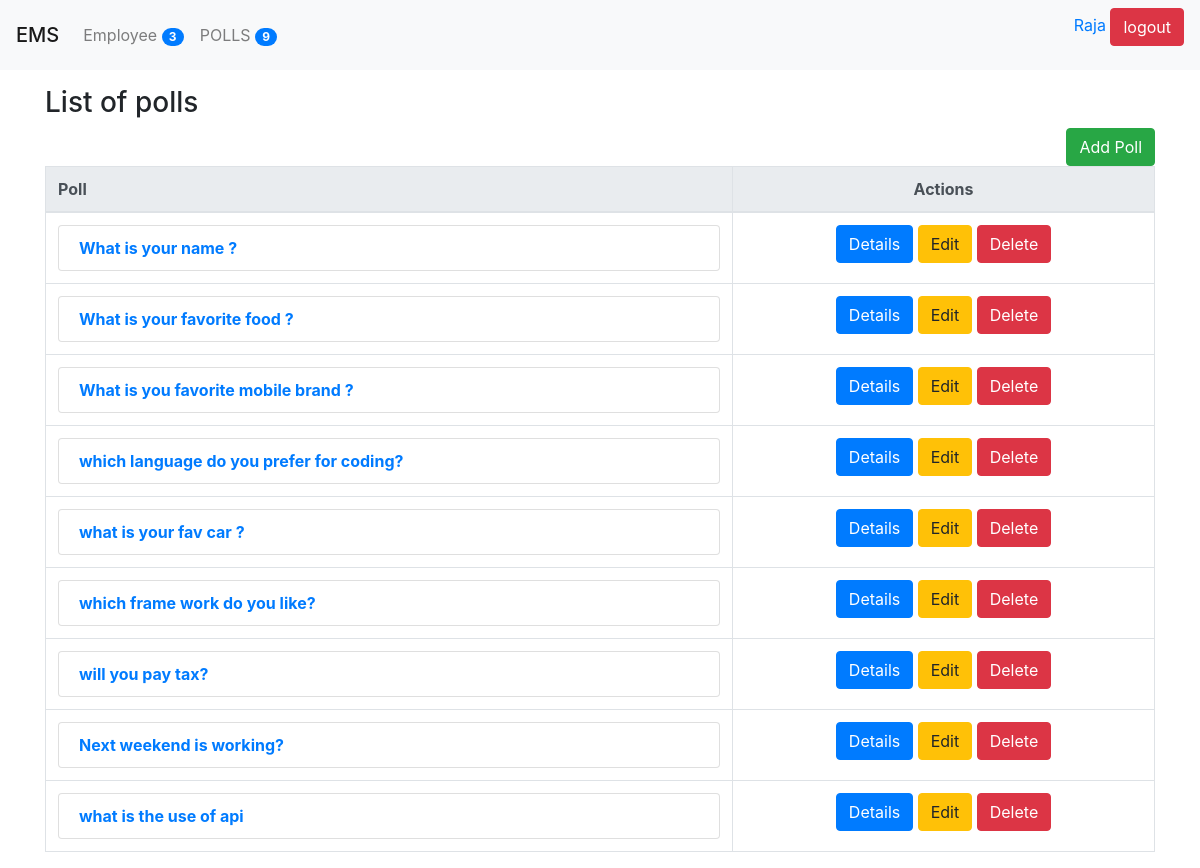
/poll/ (signed in), run on an earlier commit of the app's database.
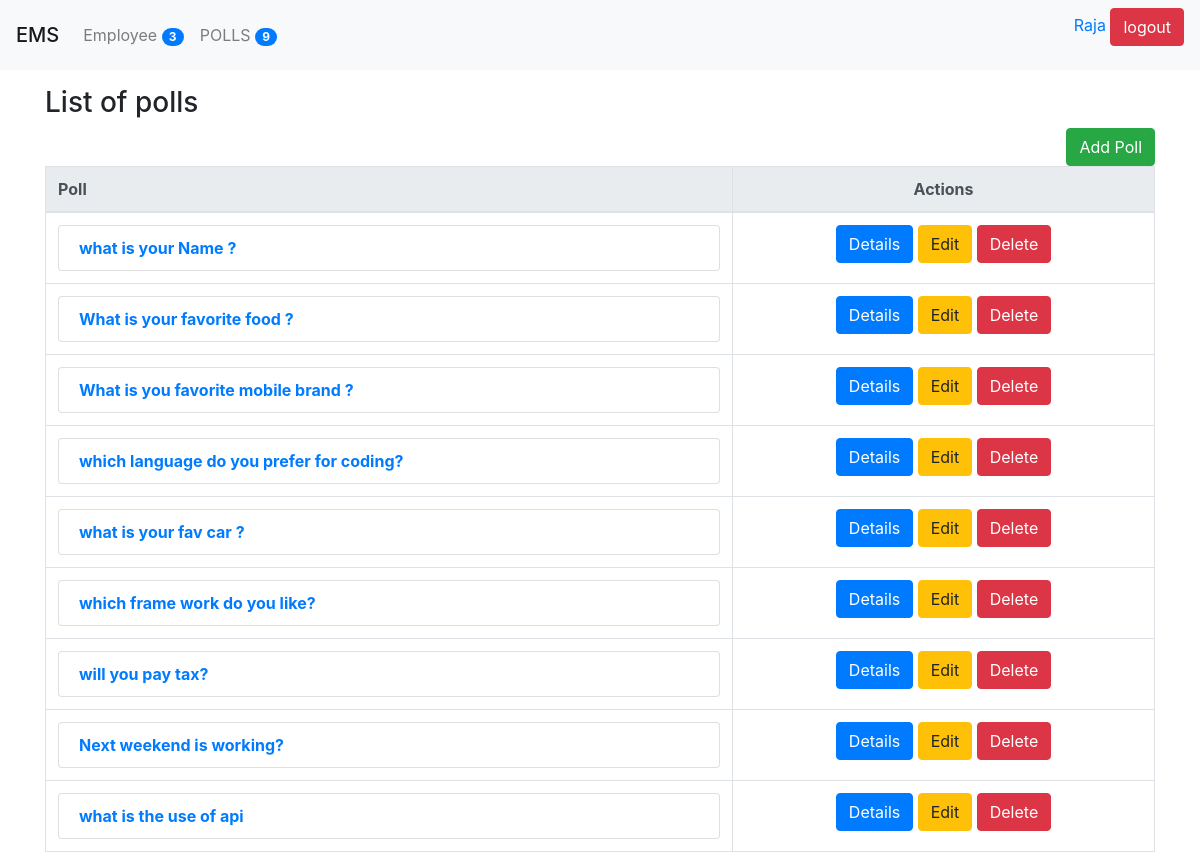
And on a later commit of the database.
### poll/models.py (models this page shows, shortened)
class Question(models.Model):
    title = models.TextField(null = False , blank = False)
    status = models.CharField(default = 'inactive', max_length = 10)
    created_by = models.ForeignKey(User, null=True, blank= True , on_delete= models.CASCADE)
    start_date = models.DateTimeField(null=True, blank= True)
    end_date = models.DateTimeField(null=True, blank= True)
    created_at = models.DateTimeField(auto_now_add= True)
    updated_at =models.DateTimeField(auto_now= True)

### poll/views.py (the view)
# urls.py: path('',index , name = 'polls_list'),
@login_required(login_url= '/login/')
def index(request):
    context = {}
    questions = Question.objects.all()
    context['questions'] = questions
    context['title'] = 'polls'
    return render(request,'polls/index.html', context)

### poll/context_processor.py (called while the page is built)
def poll_count(request):
    count = Question.objects.count()
    return {"polls_count" : count}

def emp_count(request):
    count = User.objects.count()
    return {"emp_count" : count}

### poll/templatetags/poll_extras.py (called while the page is built)
def upper(value):
    return value.upper()

### templates/polls/index.html
{% extends 'polls/base.html' %}
{% block content %}
    <p>
        <h3>List of {{title}}</h3>
        <a class="btn btn-success float-right" href="/poll/add/"> Add Poll</a>
    </p>
    <div class="table-responsive-sm">
        {% if questions %}
            <table class="table table-bordered">
                <thead class="thead-light">
                    <tr>
                        <th>Poll</th>
                        <th class="text-center">Actions</th>
                    </tr>
                </thead>
                <tbody>
                {% for question in questions %}
                    <tr>
                        <th scope="row">
                            <a class="list-group-item" href="{% url 'polls_details' question.id%}" >{{question.title }} </a>
                        </th>
                        <td class="text-center">
                            <a class="btn btn-primary" href="{% url 'polls_details' question.id %}">Details</a>
                            <a class="btn btn-warning" href="{% url 'poll_edit' question.id %}">Edit</a>
                            <a class="btn btn-danger" href="{% url 'poll_delete' question.id %}">Delete</a>
                        </td>
                    </tr>
                {% endfor %}
                </tbody>
                </table>
        {% else %}
            <p>There is no question available.</p>
        {% endif %}
    </div>
{% endblock content %}

What changed in the data, as far as the page shows it:
changed Question: title "What is your name ?" → "what is your Name ?"
